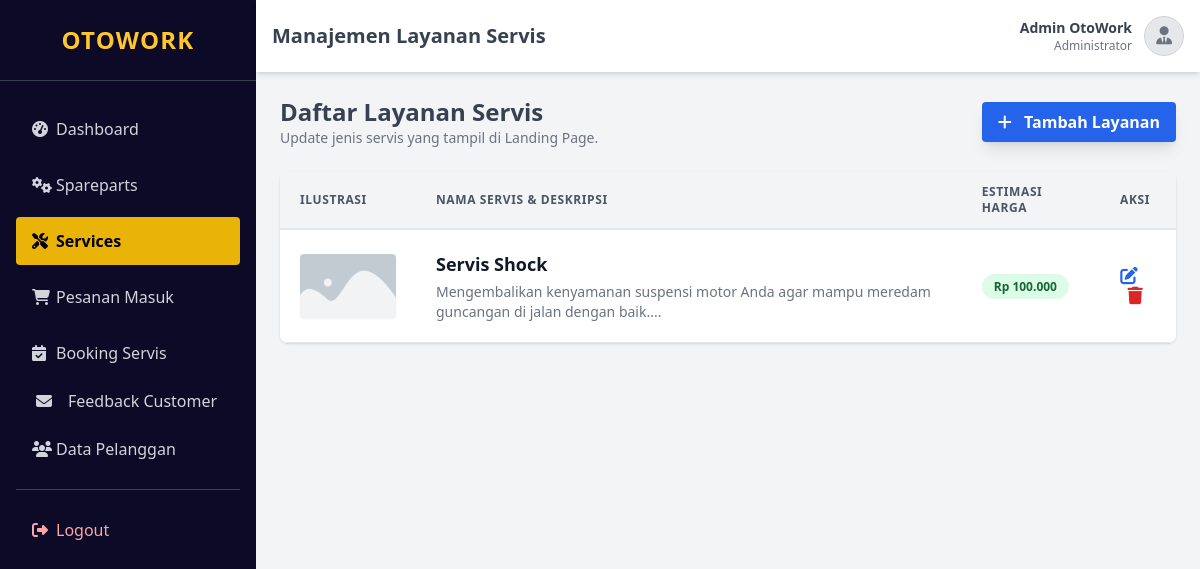
Screenshot of /admin/views/services.php (signed in) with the database file from the repository.
### tables this page shows
CREATE TABLE `services` (
  `id` int(11) NOT NULL,
  `service_name` varchar(255) NOT NULL,
  `description` text DEFAULT NULL,
  `price` int(11) NOT NULL DEFAULT 0,
  `image_url` varchar(255) DEFAULT NULL
);

### admin/views/services.php (the view, shortened to what this page needs)
<?php
require_once '../../config/database.php';
$result = $conn->query("SELECT * FROM services ORDER BY id DESC");
?>
<!DOCTYPE html>
<html lang="id">
<head>
    <script src="https://cdn.tailwindcss.com"></script>
    <link rel="stylesheet" href="https://cdnjs.cloudflare.com/ajax/libs/font-awesome/6.4.2/css/all.min.css" />
</head>
<body class="bg-gray-100 font-sans">
    <div class="flex h-screen overflow-hidden">
        <?php require_once '../includes/sidebar.php'; ?>
        <div class="flex-1 flex flex-col w-full">
            <?php require_once '../includes/header.php'; ?>
            <main class="flex-1 overflow-x-hidden overflow-y-auto bg-gray-100 p-6">
                <div class="flex justify-between items-center mb-6">
                    <div>
                        <h3 class="text-2xl font-bold text-gray-700">Daftar Layanan Servis</h3>
                        <p class="text-gray-500 text-sm">Update jenis servis yang tampil di Landing Page.</p>
                    </div>
                    <button onclick="openModal('add')" class="bg-blue-600 hover:bg-blue-700 text-white font-bold py-2 px-4 rounded shadow-lg transform hover:scale-105 transition">
                        <i class="fas fa-plus mr-2"></i> Tambah Layanan
                    </button>
                </div>
                <div class="bg-white rounded-lg shadow overflow-hidden">
                    <table class="min-w-full leading-normal">
                        <thead>
                            <tr>
                                <th class="px-5 py-3 border-b-2 border-gray-200 bg-gray-100 text-left text-xs font-semibold text-gray-600 uppercase tracking-wider">Ilustrasi</th>
                                <th class="px-5 py-3 border-b-2 border-gray-200 bg-gray-100 text-left text-xs font-semibold text-gray-600 uppercase tracking-wider">Nama Servis & Deskripsi</th>
                                <th class="px-5 py-3 border-b-2 border-gray-200 bg-gray-100 text-left text-xs font-semibold text-gray-600 uppercase tracking-wider">Estimasi Harga</th>
                                <th class="px-5 py-3 border-b-2 border-gray-200 bg-gray-100 text-center text-xs font-semibold text-gray-600 uppercase tracking-wider">Aksi</th>
                            </tr>
                        </thead>
                        <tbody>
                            <?php if ($result && $result->num_rows > 0): ?>
                                <?php while ($row = $result->fetch_assoc()): ?>
                                    <tr>
                                        <td class="px-5 py-5 border-b border-gray-200 bg-white text-sm w-32">
                                            <div class="w-24 h-16 rounded overflow-hidden shadow-sm">
                                                <img class="w-full h-full object-cover"
                                                    src="<?= BASE_URL ?>/assets/img/services/<?= $row['image_url'] ?>"
                                                    onerror="this.src='https://via.placeholder.com/150?text=Service'"
                                                    alt="Service Img" />
                                            </div>
                                        </td>
                                        <td class="px-5 py-5 border-b border-gray-200 bg-white text-sm">
                                            <p class="text-gray-900 font-bold text-lg"><?= htmlspecialchars($row['service_name']) ?></p>
                                            <p class="text-gray-500 text-sm mt-1"><?= htmlspecialchars(substr($row['description'], 0, 100)) ?>...</p>
                                        </td>
                                        <td class="px-5 py-5 border-b border-gray-200 bg-white text-sm">
                                            <span class="bg-green-100 text-green-800 py-1 px-3 rounded-full text-xs font-bold">
                                                Rp <?= number_format($row['price'], 0, ',', '.') ?>
                                            </span>
                                        </td>
                                        <td class="px-5 py-5 border-b border-gray-200 bg-white text-sm text-center">
                                            <button onclick='openModal("edit", <?= json_encode($row) ?>)' class="text-blue-600 hover:text-blue-900 mr-3 transition" title="Edit">
                                            </button>
                                            <button onclick="confirmDelete(<?= $row['id'] ?>)" class="text-red-600 hover:text-red-900 transition" title="Hapus">
                                            </button>
                                        </td>
                                    </tr>
                                <?php endwhile; ?>
                            <?php else: ?>
                                <tr>
                                    <td colspan="4" class="text-center py-6 text-gray-500">Belum ada layanan servis yang didaftarkan.</td>
                                </tr>
                            <?php endif; ?>
                        </tbody>
                    </table>
                </div>
            </main>
        </div>
    </div>
</body>
</html>

### rows the page displays
services: image_url (placeholder picture), service_name "Servis Shock", description "Mengembalikan kenyamanan suspensi motor Anda agar mampu meredam guncangan di jalan dengan baik.", price "100.000"

### other values shown
$pageTitle "Manajemen Layanan Servis"
$_SESSION['name'] "Admin OtoWork"
